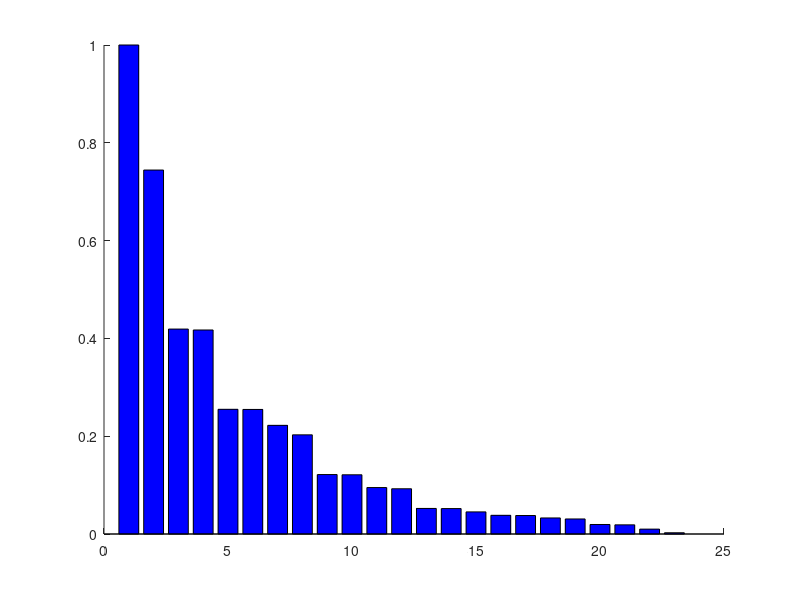

This chart was generated by the following MATLAB code: (Note: this script raises an error after producing the figure.)

load sens.mat 

[Rsens,Isens] = sort(sens_norm(1:23),'descend');

eta1 = 1e-1; 
eta2 = 1e-3; 

%Ranked sensitivities
hfig1 = figure(1);
clf
set(gcf,'units','normalized','outerposition',[0 0 .45 .3]);
set(gcf,'renderer','Painters')

h=bar([1:length(Rsens)],Rsens./max(Rsens),'b','facealpha',.5);
hold on 
plot([0 length(Rsens)+1],eta1*ones(2,1),'k--',[0 length(Rsens)+1],eta2*ones(2,1),'k--')
txt = '$\eta_1$'; 
text(length(Isens)+1,1e-1,txt,'interpreter','latex','FontSize',10)
txt = '$\eta_2$'; 
text(length(Isens)+1,1e-3,txt,'interpreter','latex','FontSize',10)

set(gca,'FontSize',10)

xlim([0 length(Isens)+1])
xlabel('Parameters')
Xlabel = params(Isens); 
Xtick = 1:length(Isens);
set(gca,'xtick',Xtick)
set(gca,'TickLabelInterpreter','latex')
set(gca,'XTickLabels',Xlabel)

ylim([1e-4 1])
ylabel('Ranked LSA')
ytick = [1e-4 1e-2 1]; 
set(gca,'Ytick',ytick)
set(gca,'YScale','log')
set(gca,'XTickLabels',Xlabel)

print(hfig1,'-depsc2','LSA.eps')
print(hfig1,'-dpng','LSA.png') 